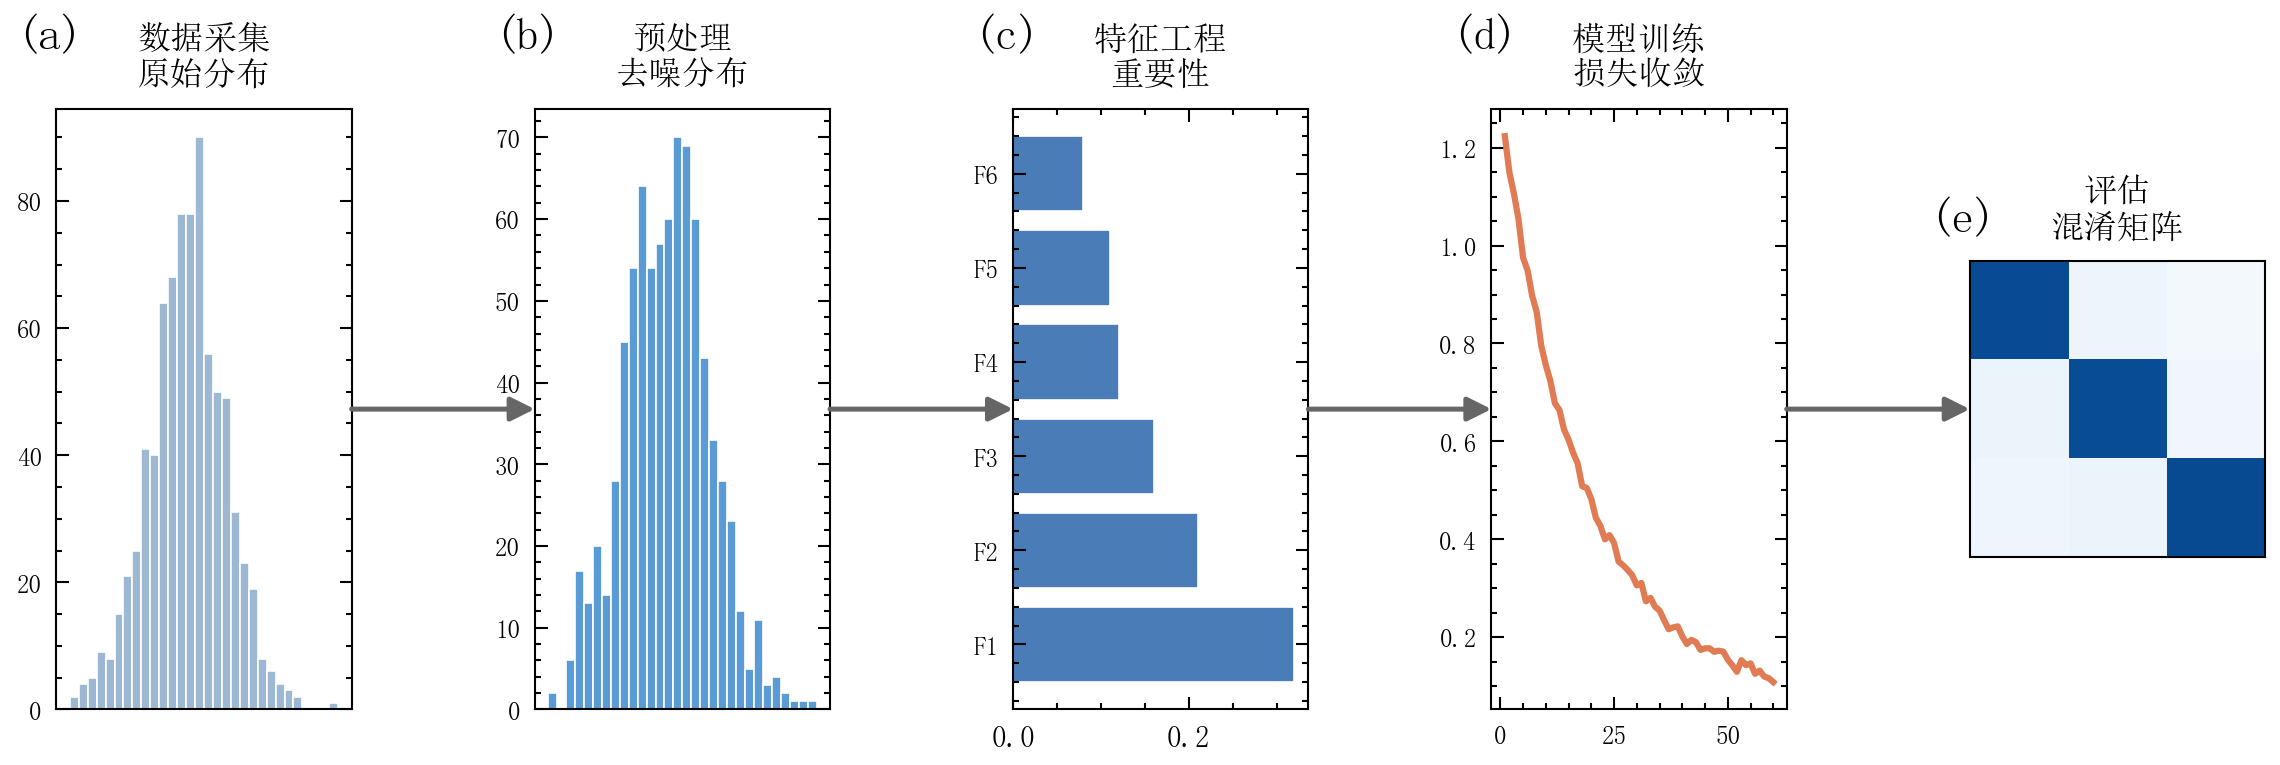

Write the Python code that produced this figure.
"""
37_composite_pipeline.py — Nature 复合图模板：流水线（Pipeline）

布局原型：pipeline（方法学论文的流程叙事）。
5 个阶段横向排列：数据采集 → 预处理 → 特征工程 → 模型训练 → 评估，
阶段间用箭头连接（ConnectionPatch），面板标签 (a)-(e)。
"""

import numpy as np
import matplotlib.pyplot as plt
from matplotlib.patches import ConnectionPatch
import sciplot as sp

rng = np.random.default_rng(13)

# ── 布局：1×5 流水线 ──────────────────────────────────────────
sp.setup_style("thesis", "ocean", lang="zh")
fig, axes = plt.subplots(1, 5, figsize=(9.5, 2.6),
                         gridspec_kw=dict(wspace=0.62))
for ax in axes:
    ax.tick_params(direction="in")

# ── (a) 数据采集：原始信号分布（含噪声） ─────────────────────
raw = rng.normal(0.5, 0.28, 800)
axes[0].hist(raw, bins=30, color="#9DB8D2", edgecolor="white", linewidth=0.4)
axes[0].set_title("数据采集\n原始分布", fontsize=8)
axes[0].set_xticks([])
axes[0].tick_params(labelsize=6)

# ── (b) 预处理：去噪后分布更集中 ─────────────────────────────
clean = rng.normal(0.5, 0.12, 800)
axes[1].hist(clean, bins=30, color="#5B9BD5", edgecolor="white", linewidth=0.4)
axes[1].set_title("预处理\n去噪分布", fontsize=8)
axes[1].set_xticks([])
axes[1].tick_params(labelsize=6)

# ── (c) 特征工程：特征重要性排序 ─────────────────────────────
feats = [f"F{i}" for i in range(1, 7)]
imp = np.array([0.32, 0.21, 0.16, 0.12, 0.11, 0.08])
axes[2].barh(feats, imp, color="#4A7DB8", edgecolor="white", linewidth=0.4)
axes[2].set_title("特征工程\n重要性", fontsize=8)
axes[2].tick_params(axis="y", labelsize=6)

# ── (d) 模型训练：损失收敛 ───────────────────────────────────
epochs = np.arange(1, 61)
loss = 1.2 * np.exp(-epochs / 18) + 0.08 + rng.normal(0, 0.01, 60)
axes[3].plot(epochs, loss, color="#E07B54", linewidth=1.5)
axes[3].set_title("模型训练\n损失收敛", fontsize=8)
axes[3].tick_params(labelsize=6)

# ── (e) 评估：混淆矩阵（对角主导） ───────────────────────────
cm = 0.85 * np.eye(3) + rng.uniform(0.02, 0.06, (3, 3))
np.fill_diagonal(cm, np.diag(cm))
axes[4].imshow(cm, cmap="Blues", vmin=0, vmax=1)
axes[4].set_title("评估\n混淆矩阵", fontsize=8)
axes[4].set_xticks([])
axes[4].set_yticks([])

# ── 阶段间箭头 ───────────────────────────────────────────────
for i in range(4):
    cp = ConnectionPatch(
        xyA=(1.0, 0.5), coordsA=axes[i].transAxes,
        xyB=(0.0, 0.5), coordsB=axes[i + 1].transAxes,
        color="#666666", linewidth=1.2, arrowstyle="-|>",
        mutation_scale=12, zorder=5,
    )
    fig.add_artist(cp)

# ── 面板标签 ─────────────────────────────────────────────────
for ax, lbl in zip(axes, ["a", "b", "c", "d", "e"]):
    ax.text(-0.14, 1.10, f"({lbl})", transform=ax.transAxes,
            fontweight="bold", fontsize=11)

# ── 保存 ──────────────────────────────────────────────────────
sp.save(fig, "showcase/37_composite_pipeline", formats=("png",), dpi=300)
